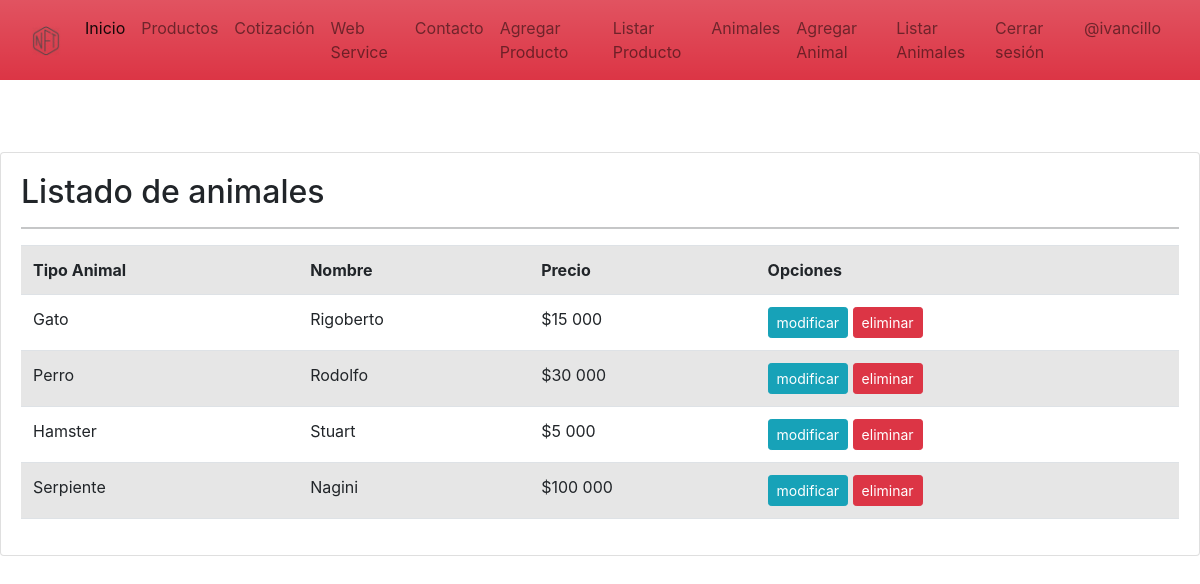
/listar-animales/ (signed in), run on the app's committed database.
### app/models.py (models this page shows, shortened)
class Animal(models.Model):
    nombreA = models.CharField(max_length=50)
    precio = models.IntegerField()
    descripcion = models.TextField()
    tipo_animal = models.ForeignKey(Tipo_animal, on_delete=models.PROTECT)

class Tipo_animal(models.Model):
    nombreA = models.CharField(max_length=50)
    def __str__(self):
        return self.nombreA

### app/views.py (the view)
# urls.py: path('listar-animales/', listar_animales, name="listar_animales"),
def listar_animales(request):
    animales = Animal.objects.all()
    data = {
        'animales': animales
    }
    return render(request, 'app/animal/listar.html',data)

### app/templates/app/animal/listar.html
{% extends 'app/base.html' %}
{% block contenido %}
{% load humanize %}
<br>
<br>
<br>
<div class="card">
    <div class="card-body">
        <h2>Listado de animales</h2>
        <hr>
        <table class="table table-striped table-hover table-responsive-sm">
            <tr>
                <th>Tipo Animal</th>
                <th>Nombre</th>
                <th>Precio</th>
                <th>Opciones</th>
            </tr>
            {% for p in animales %}
            <tr>
                <td> {{ p.tipo_animal| capfirst }}  </td>
                <td> {{ p.nombreA | title }}  </td>
                <td> ${{ p.precio | intcomma }}  </td>
                <td>
                    <a href="{% url 'modificar_animal' p.id %}" class="btn btn-info btn-sm">modificar</a>
                    <a href="{% url 'eliminar_animal' p.id %}" class="btn btn-danger btn-sm">eliminar</a>
                </td>
            </tr>
            {% endfor %}
        </table>
    </div>
</div>
{% endblock %}

### app/templates/app/base.html (shortened to what this page needs)
<!DOCTYPE html>
<html lang="es">
<head>
    <link href="https://cdn.jsdelivr.net/npm/bootstrap@5.1.3/dist/css/bootstrap.min.css" rel="stylesheet"
>
    {% load static %}
    <link rel="stylesheet" href="https://cdn.jsdelivr.net/npm/bootstrap@4.3.1/dist/css/bootstrap.min.css">
    <link rel="stylesheet" href="{% static 'app/css/estilos.css' %}">
</head>
<body>
    <div class="contenedor">
        <nav class="navbar navbar-expand-lg navbar-light bg-danger bg-gradient">
            <div class="container-fluid">
                <a class="navbar-brand" href="#"><img src="{% static 'app/img/nft.png' %}" id="logo1" alt="logo_nft" width="30"></a>
                <div class="collapse navbar-collapse" id="navbarSupportedContent">
                    <ul class="navbar-nav me-auto mb-2 mb-lg-0">
                        <li class="nav-item">
                            <a class="nav-link active" aria-current="page" href="{% url 'home' %}">Inicio</a>
                        </li>
                        <li class="nav-item">
                            <a class="nav-link" href="{% url 'productos' %}">Productos</a>
                        </li>
                        <li class="nav-item">
                            <a class="nav-link" href="{% url 'cotizacion' %}">Cotización</a>
                        </li>
                        <li class="nav-item">
                            <a class="nav-link" href="{% url 'webService' %}">Web Service</a>
                        </li>
                        <li class="nav-item">
                            <a class="nav-link" href="{% url 'contacto' %}">Contacto</a>
                        </li>
                        <li class="nav-item">
                            <a class="nav-link" href="{% url 'agregar_producto' %}">Agregar Producto</a>
                        </li>
                        <li class="nav-item">
                            <a class="nav-link" href="{% url 'listar_productos' %}">Listar Producto</a>
                        </li>
                        <li class="nav-item">
                            <a class="nav-link" href="{% url 'animales' %}">Animales</a>
                        </li>
                        <li class="nav-item">
                            <a class="nav-link" href="{% url 'agregar_animal' %}">Agregar Animal</a>
                        </li>
                        <li class="nav-item">
                            <a class="nav-link" href="{% url 'listar_animales' %}">Listar Animales</a>
                        </li>
                        {% if user.is_authenticated %}
                        <li class="nav-item">
                            <a class="nav-link" href="{% url 'logout' %}">Cerrar sesión</a>
                        </li>
                        <li class="nav-item">
                            <a class="nav-link" href="#">@{{ user.username }}</a>
                        </li>
                        {% endif %}
                    </ul>
                </div>
            </div>
        </nav>
    </div>
    <div id="contenido">
        {% block contenido %}
        {% endblock %}
    </div>
</body>
</html>

### app/static/app/css/estilos.css (style rules this page uses)
.contenedor { display: block; }
#logo1 { width: "30"; height: "24"; alt: ""; }

### data on the page
Animal: tipo_animal "Gato", nombreA "Rigoberto", precio "15 000"
Animal: tipo_animal "Perro", nombreA "Rodolfo", precio "30 000"
Animal: tipo_animal "Hamster", nombreA "Stuart", precio "5 000"
Animal: tipo_animal "Serpiente", nombreA "Nagini", precio "100 000"

### other printed values
{{ user.username }} "ivancillo"
